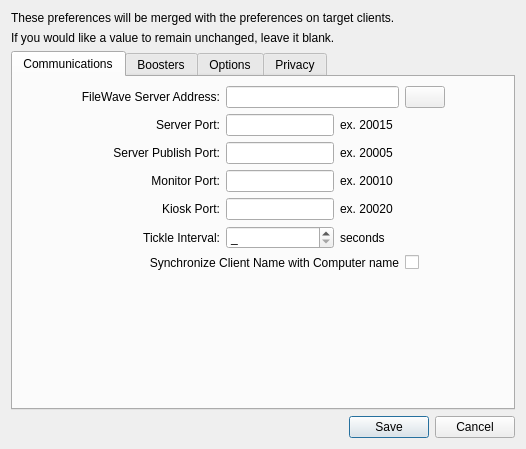
<?xml version="1.0" encoding="UTF-8"?>
<ui version="4.0">
 <class>PrefsEditorDlg</class>
 <widget class="QWidget" name="PrefsEditorDlg">
  <property name="geometry">
   <rect>
    <x>0</x>
    <y>0</y>
    <width>526</width>
    <height>449</height>
   </rect>
  </property>
  <property name="windowTitle">
   <string>Superprefs Editor</string>
  </property>
  <layout class="QVBoxLayout" name="verticalLayout">
   <item>
    <widget class="QLabel" name="label_7">
     <property name="text">
      <string>These preferences will be merged with the preferences on target clients.</string>
     </property>
    </widget>
   </item>
   <item>
    <widget class="QLabel" name="label_8">
     <property name="text">
      <string>If you would like a value to remain unchanged, leave it blank.</string>
     </property>
    </widget>
   </item>
   <item>
    <widget class="QTabWidget" name="tabWidget">
     <property name="currentIndex">
      <number>0</number>
     </property>
     <widget class="QWidget" name="tab">
      <attribute name="title">
       <string>Communications</string>
      </attribute>
      <layout class="QGridLayout" name="gridLayout">
       <item row="0" column="2" colspan="3">
        <widget class="QLineEdit" name="lineEditServerAddress">
         <property name="text">
          <string/>
         </property>
        </widget>
       </item>
       <item row="4" column="3">
        <widget class="QLabel" name="smallLabel_5">
         <property name="text">
          <string>ex. 20020</string>
         </property>
        </widget>
       </item>
       <item row="1" column="1">
        <widget class="QLabel" name="label_2">
         <property name="text">
          <string>Server Port:</string>
         </property>
         <property name="alignment">
          <set>Qt::AlignRight|Qt::AlignTrailing|Qt::AlignVCenter</set>
         </property>
         <property name="buddy">
          <cstring>serverPort</cstring>
         </property>
        </widget>
       </item>
       <item row="0" column="1">
        <widget class="QLabel" name="label">
         <property name="text">
          <string>FileWave Server Address:</string>
         </property>
         <property name="alignment">
          <set>Qt::AlignRight|Qt::AlignTrailing|Qt::AlignVCenter</set>
         </property>
         <property name="buddy">
          <cstring>lineEditServerAddress</cstring>
         </property>
        </widget>
       </item>
       <item row="2" column="3">
        <widget class="QLabel" name="smallLabelSrvPubPort">
         <property name="text">
          <string>ex. 20005</string>
         </property>
        </widget>
       </item>
       <item row="5" column="1">
        <widget class="QLabel" name="label_4">
         <property name="text">
          <string>Tickle Interval:</string>
         </property>
         <property name="alignment">
          <set>Qt::AlignRight|Qt::AlignTrailing|Qt::AlignVCenter</set>
         </property>
         <property name="buddy">
          <cstring>spinBoxTickleInterval</cstring>
         </property>
        </widget>
       </item>
       <item row="1" column="2">
        <widget class="QLineEdit" name="serverPort"/>
       </item>
       <item row="6" column="5">
        <widget class="QCheckBox" name="checkBoxSynchronizeClientName">
         <property name="text">
          <string/>
         </property>
         <property name="tristate">
          <bool>true</bool>
         </property>
        </widget>
       </item>
       <item row="6" column="1" colspan="4">
        <widget class="QLabel" name="label_6">
         <property name="text">
          <string>Synchronize Client Name with Computer name</string>
         </property>
         <property name="alignment">
          <set>Qt::AlignRight|Qt::AlignTrailing|Qt::AlignVCenter</set>
         </property>
         <property name="buddy">
          <cstring>checkBoxSynchronizeClientName</cstring>
         </property>
        </widget>
       </item>
       <item row="7" column="5">
        <spacer name="verticalSpacer_3">
         <property name="orientation">
          <enum>Qt::Vertical</enum>
         </property>
         <property name="sizeHint" stdset="0">
          <size>
           <width>20</width>
           <height>1</height>
          </size>
         </property>
        </spacer>
       </item>
       <item row="0" column="0">
        <spacer name="horizontalSpacer_4">
         <property name="orientation">
          <enum>Qt::Horizontal</enum>
         </property>
         <property name="sizeHint" stdset="0">
          <size>
           <width>1</width>
           <height>20</height>
          </size>
         </property>
        </spacer>
       </item>
       <item row="4" column="2">
        <widget class="QLineEdit" name="kioskPort"/>
       </item>
       <item row="0" column="5">
        <widget class="BonjourServiceView" name="bonjourView">
         <property name="text">
          <string/>
         </property>
        </widget>
       </item>
       <item row="3" column="1">
        <widget class="QLabel" name="label_3">
         <property name="text">
          <string>Monitor Port:</string>
         </property>
         <property name="alignment">
          <set>Qt::AlignRight|Qt::AlignTrailing|Qt::AlignVCenter</set>
         </property>
         <property name="buddy">
          <cstring>monitorPort</cstring>
         </property>
        </widget>
       </item>
       <item row="0" column="6">
        <spacer name="horizontalSpacer_3">
         <property name="orientation">
          <enum>Qt::Horizontal</enum>
         </property>
         <property name="sizeHint" stdset="0">
          <size>
           <width>1</width>
           <height>20</height>
          </size>
         </property>
        </spacer>
       </item>
       <item row="2" column="2">
        <widget class="QLineEdit" name="serverPublishPort"/>
       </item>
       <item row="3" column="2">
        <widget class="QLineEdit" name="monitorPort"/>
       </item>
       <item row="1" column="3" colspan="3">
        <widget class="QLabel" name="smallLabel">
         <property name="text">
          <string>ex. 20015</string>
         </property>
        </widget>
       </item>
       <item row="3" column="3" colspan="3">
        <widget class="QLabel" name="smallLabel_2">
         <property name="text">
          <string>ex. 20010</string>
         </property>
        </widget>
       </item>
       <item row="5" column="3" colspan="3">
        <widget class="QLabel" name="label_9">
         <property name="text">
          <string>seconds</string>
         </property>
        </widget>
       </item>
       <item row="5" column="2">
        <widget class="QSpinBox" name="spinBoxTickleInterval">
         <property name="specialValueText">
          <string>_</string>
         </property>
         <property name="maximum">
          <number>28800</number>
         </property>
        </widget>
       </item>
       <item row="4" column="1">
        <widget class="QLabel" name="label_24">
         <property name="text">
          <string>Kiosk Port:</string>
         </property>
         <property name="alignment">
          <set>Qt::AlignRight|Qt::AlignTrailing|Qt::AlignVCenter</set>
         </property>
         <property name="buddy">
          <cstring>kioskPort</cstring>
         </property>
        </widget>
       </item>
       <item row="2" column="1">
        <widget class="QLabel" name="label_5">
         <property name="text">
          <string>Server Publish Port:</string>
         </property>
         <property name="alignment">
          <set>Qt::AlignRight|Qt::AlignTrailing|Qt::AlignVCenter</set>
         </property>
        </widget>
       </item>
      </layout>
     </widget>
     <widget class="QWidget" name="tab_2">
      <attribute name="title">
       <string>Boosters</string>
      </attribute>
      <layout class="QGridLayout" name="gridLayout_2">
       <item row="4" column="4">
        <widget class="QSpinBox" name="boosterPubPort2">
         <property name="enabled">
          <bool>false</bool>
         </property>
         <property name="maximum">
          <number>65535</number>
         </property>
        </widget>
       </item>
       <item row="6" column="4">
        <widget class="QSpinBox" name="boosterPubPort4">
         <property name="enabled">
          <bool>false</bool>
         </property>
         <property name="maximum">
          <number>65535</number>
         </property>
        </widget>
       </item>
       <item row="5" column="1">
        <widget class="QLabel" name="label_15">
         <property name="text">
          <string>Booster 3:</string>
         </property>
         <property name="alignment">
          <set>Qt::AlignRight|Qt::AlignTrailing|Qt::AlignVCenter</set>
         </property>
         <property name="buddy">
          <cstring>lineEditBoosterAddress3</cstring>
         </property>
        </widget>
       </item>
       <item row="4" column="5">
        <widget class="BonjourServiceView" name="bonjourViewBooster2">
         <property name="sizePolicy">
          <sizepolicy hsizetype="Fixed" vsizetype="Fixed">
           <horstretch>0</horstretch>
           <verstretch>0</verstretch>
          </sizepolicy>
         </property>
         <property name="text">
          <string/>
         </property>
        </widget>
       </item>
       <item row="5" column="2">
        <widget class="QLineEdit" name="lineEditBoosterAddress3"/>
       </item>
       <item row="2" column="2">
        <widget class="QLineEdit" name="lineEditBoosterAddress1"/>
       </item>
       <item row="7" column="3">
        <widget class="QSpinBox" name="spinBoxBoosterPort5">
         <property name="specialValueText">
          <string/>
         </property>
         <property name="maximum">
          <number>65535</number>
         </property>
        </widget>
       </item>
       <item row="1" column="3">
        <widget class="QLabel" name="label_12">
         <property name="text">
          <string>Port</string>
         </property>
        </widget>
       </item>
       <item row="6" column="2">
        <widget class="QLineEdit" name="lineEditBoosterAddress4"/>
       </item>
       <item row="2" column="5">
        <widget class="BonjourServiceView" name="bonjourViewBooster1">
         <property name="sizePolicy">
          <sizepolicy hsizetype="Fixed" vsizetype="Fixed">
           <horstretch>0</horstretch>
           <verstretch>0</verstretch>
          </sizepolicy>
         </property>
         <property name="text">
          <string/>
         </property>
        </widget>
       </item>
       <item row="7" column="4">
        <widget class="QSpinBox" name="boosterPubPort5">
         <property name="enabled">
          <bool>false</bool>
         </property>
         <property name="maximum">
          <number>65535</number>
         </property>
        </widget>
       </item>
       <item row="1" column="4">
        <widget class="QLabel" name="label_33">
         <property name="text">
          <string>Publish Port</string>
         </property>
        </widget>
       </item>
       <item row="8" column="2">
        <spacer name="verticalSpacer">
         <property name="orientation">
          <enum>Qt::Vertical</enum>
         </property>
         <property name="sizeHint" stdset="0">
          <size>
           <width>20</width>
           <height>1</height>
          </size>
         </property>
        </spacer>
       </item>
       <item row="4" column="3">
        <widget class="QSpinBox" name="spinBoxBoosterPort2">
         <property name="specialValueText">
          <string/>
         </property>
         <property name="maximum">
          <number>65535</number>
         </property>
        </widget>
       </item>
       <item row="7" column="1">
        <widget class="QLabel" name="label_17">
         <property name="text">
          <string>Booster 5:</string>
         </property>
         <property name="alignment">
          <set>Qt::AlignRight|Qt::AlignTrailing|Qt::AlignVCenter</set>
         </property>
         <property name="buddy">
          <cstring>lineEditBoosterAddress5</cstring>
         </property>
        </widget>
       </item>
       <item row="6" column="1">
        <widget class="QLabel" name="label_16">
         <property name="text">
          <string>Booster 4:</string>
         </property>
         <property name="alignment">
          <set>Qt::AlignRight|Qt::AlignTrailing|Qt::AlignVCenter</set>
         </property>
         <property name="buddy">
          <cstring>lineEditBoosterAddress4</cstring>
         </property>
        </widget>
       </item>
       <item row="1" column="6">
        <spacer name="horizontalSpacer_5">
         <property name="orientation">
          <enum>Qt::Horizontal</enum>
         </property>
         <property name="sizeHint" stdset="0">
          <size>
           <width>1</width>
           <height>20</height>
          </size>
         </property>
        </spacer>
       </item>
       <item row="5" column="3">
        <widget class="QSpinBox" name="spinBoxBoosterPort3">
         <property name="specialValueText">
          <string/>
         </property>
         <property name="maximum">
          <number>65535</number>
         </property>
        </widget>
       </item>
       <item row="6" column="3">
        <widget class="QSpinBox" name="spinBoxBoosterPort4">
         <property name="specialValueText">
          <string/>
         </property>
         <property name="maximum">
          <number>65535</number>
         </property>
        </widget>
       </item>
       <item row="7" column="5">
        <widget class="BonjourServiceView" name="bonjourViewBooster5">
         <property name="sizePolicy">
          <sizepolicy hsizetype="Fixed" vsizetype="Fixed">
           <horstretch>0</horstretch>
           <verstretch>0</verstretch>
          </sizepolicy>
         </property>
         <property name="text">
          <string/>
         </property>
        </widget>
       </item>
       <item row="1" column="0">
        <spacer name="horizontalSpacer_6">
         <property name="orientation">
          <enum>Qt::Horizontal</enum>
         </property>
         <property name="sizeHint" stdset="0">
          <size>
           <width>1</width>
           <height>20</height>
          </size>
         </property>
        </spacer>
       </item>
       <item row="2" column="4">
        <widget class="QSpinBox" name="boosterPubPort1">
         <property name="maximum">
          <number>65535</number>
         </property>
        </widget>
       </item>
       <item row="2" column="1">
        <widget class="QLabel" name="label_13">
         <property name="text">
          <string>Booster 1:</string>
         </property>
         <property name="alignment">
          <set>Qt::AlignRight|Qt::AlignTrailing|Qt::AlignVCenter</set>
         </property>
         <property name="buddy">
          <cstring>lineEditBoosterAddress1</cstring>
         </property>
        </widget>
       </item>
       <item row="5" column="4">
        <widget class="QSpinBox" name="boosterPubPort3">
         <property name="enabled">
          <bool>false</bool>
         </property>
         <property name="maximum">
          <number>65535</number>
         </property>
        </widget>
       </item>
       <item row="7" column="2">
        <widget class="QLineEdit" name="lineEditBoosterAddress5"/>
       </item>
       <item row="4" column="1">
        <widget class="QLabel" name="label_14">
         <property name="text">
          <string>Booster 2:</string>
         </property>
         <property name="alignment">
          <set>Qt::AlignRight|Qt::AlignTrailing|Qt::AlignVCenter</set>
         </property>
         <property name="buddy">
          <cstring>lineEditBoosterAddress2</cstring>
         </property>
        </widget>
       </item>
       <item row="6" column="5">
        <widget class="BonjourServiceView" name="bonjourViewBooster4">
         <property name="sizePolicy">
          <sizepolicy hsizetype="Fixed" vsizetype="Fixed">
           <horstretch>0</horstretch>
           <verstretch>0</verstretch>
          </sizepolicy>
         </property>
         <property name="text">
          <string/>
         </property>
        </widget>
       </item>
       <item row="1" column="2">
        <widget class="QLabel" name="label_11">
         <property name="text">
          <string>IP or DNS Address:</string>
         </property>
        </widget>
       </item>
       <item row="5" column="5">
        <widget class="BonjourServiceView" name="bonjourViewBooster3">
         <property name="sizePolicy">
          <sizepolicy hsizetype="Fixed" vsizetype="Fixed">
           <horstretch>0</horstretch>
           <verstretch>0</verstretch>
          </sizepolicy>
         </property>
         <property name="text">
          <string/>
         </property>
        </widget>
       </item>
       <item row="4" column="2">
        <widget class="QLineEdit" name="lineEditBoosterAddress2"/>
       </item>
       <item row="2" column="3">
        <widget class="QSpinBox" name="spinBoxBoosterPort1">
         <property name="specialValueText">
          <string/>
         </property>
         <property name="maximum">
          <number>65535</number>
         </property>
        </widget>
       </item>
       <item row="0" column="2" colspan="3">
        <widget class="QCheckBox" name="boosterRouting">
         <property name="text">
          <string>Route server messages via boosters.</string>
         </property>
         <property name="tristate">
          <bool>true</bool>
         </property>
        </widget>
       </item>
      </layout>
     </widget>
     <widget class="QWidget" name="tab_3">
      <attribute name="title">
       <string>Options</string>
      </attribute>
      <layout class="QGridLayout" name="gridLayout_3">
       <item row="7" column="1">
        <spacer name="verticalSpacer_2">
         <property name="orientation">
          <enum>Qt::Vertical</enum>
         </property>
         <property name="sizeHint" stdset="0">
          <size>
           <width>20</width>
           <height>1</height>
          </size>
         </property>
        </spacer>
       </item>
       <item row="4" column="2" colspan="2">
        <widget class="QLineEdit" name="lineEditPassword">
         <property name="echoMode">
          <enum>QLineEdit::Password</enum>
         </property>
        </widget>
       </item>
       <item row="3" column="3">
        <widget class="QLabel" name="label_26">
         <property name="text">
          <string>MB</string>
         </property>
        </widget>
       </item>
       <item row="2" column="3">
        <widget class="QLabel" name="label_25">
         <property name="text">
          <string>minutes</string>
         </property>
        </widget>
       </item>
       <item row="6" column="1">
        <widget class="QLabel" name="label_23">
         <property name="text">
          <string>Priority:</string>
         </property>
         <property name="alignment">
          <set>Qt::AlignRight|Qt::AlignTrailing|Qt::AlignVCenter</set>
         </property>
        </widget>
       </item>
       <item row="6" column="2">
        <widget class="QSpinBox" name="spinBoxPriority">
         <property name="specialValueText">
          <string>_</string>
         </property>
         <property name="minimum">
          <number>-21</number>
         </property>
         <property name="maximum">
          <number>20</number>
         </property>
         <property name="value">
          <number>-21</number>
         </property>
        </widget>
       </item>
       <item row="4" column="1">
        <widget class="QLabel" name="label_21">
         <property name="text">
          <string>Password:</string>
         </property>
         <property name="alignment">
          <set>Qt::AlignRight|Qt::AlignTrailing|Qt::AlignVCenter</set>
         </property>
        </widget>
       </item>
       <item row="5" column="1">
        <widget class="QLabel" name="label_22">
         <property name="text">
          <string>Verify Password:</string>
         </property>
         <property name="alignment">
          <set>Qt::AlignRight|Qt::AlignTrailing|Qt::AlignVCenter</set>
         </property>
        </widget>
       </item>
       <item row="0" column="4">
        <spacer name="horizontalSpacer_2">
         <property name="orientation">
          <enum>Qt::Horizontal</enum>
         </property>
         <property name="sizeHint" stdset="0">
          <size>
           <width>1</width>
           <height>20</height>
          </size>
         </property>
        </spacer>
       </item>
       <item row="3" column="2">
        <widget class="QSpinBox" name="spinBoxFreeSpaceMargin">
         <property name="specialValueText">
          <string>_</string>
         </property>
         <property name="minimum">
          <number>49</number>
         </property>
         <property name="maximum">
          <number>9999999</number>
         </property>
        </widget>
       </item>
       <item row="2" column="2">
        <widget class="QSpinBox" name="spinBoxFileCheckInterval">
         <property name="specialValueText">
          <string>_</string>
         </property>
         <property name="minimum">
          <number>14</number>
         </property>
         <property name="maximum">
          <number>43200</number>
         </property>
         <property name="value">
          <number>14</number>
         </property>
        </widget>
       </item>
       <item row="5" column="2" colspan="2">
        <widget class="QLineEdit" name="lineEditVerifyPassword">
         <property name="echoMode">
          <enum>QLineEdit::Password</enum>
         </property>
        </widget>
       </item>
       <item row="2" column="1">
        <widget class="QLabel" name="label_19">
         <property name="text">
          <string>File Check Interval:</string>
         </property>
         <property name="alignment">
          <set>Qt::AlignRight|Qt::AlignTrailing|Qt::AlignVCenter</set>
         </property>
        </widget>
       </item>
       <item row="3" column="1">
        <widget class="QLabel" name="label_20">
         <property name="text">
          <string>Free Space Margin:</string>
         </property>
         <property name="alignment">
          <set>Qt::AlignRight|Qt::AlignTrailing|Qt::AlignVCenter</set>
         </property>
        </widget>
       </item>
       <item row="0" column="1">
        <widget class="QLabel" name="label_18">
         <property name="text">
          <string>Debug Level:</string>
         </property>
         <property name="alignment">
          <set>Qt::AlignRight|Qt::AlignTrailing|Qt::AlignVCenter</set>
         </property>
        </widget>
       </item>
       <item row="0" column="2">
        <widget class="QSpinBox" name="spinBoxDebugLevel">
         <property name="specialValueText">
          <string>_</string>
         </property>
         <property name="minimum">
          <number>9</number>
         </property>
        </widget>
       </item>
       <item row="0" column="0">
        <spacer name="horizontalSpacer">
         <property name="orientation">
          <enum>Qt::Horizontal</enum>
         </property>
         <property name="sizeHint" stdset="0">
          <size>
           <width>1</width>
           <height>20</height>
          </size>
         </property>
        </spacer>
       </item>
      </layout>
     </widget>
     <widget class="QWidget" name="tab_4">
      <attribute name="title">
       <string>Privacy</string>
      </attribute>
      <layout class="QVBoxLayout" name="verticalLayout_2">
       <item>
        <widget class="QGroupBox" name="groupBox">
         <property name="title">
          <string>Personal Data</string>
         </property>
         <layout class="QGridLayout" name="gridLayout_5">
          <item row="2" column="2">
           <spacer name="horizontalSpacer_7">
            <property name="orientation">
             <enum>Qt::Horizontal</enum>
            </property>
            <property name="sizeHint" stdset="0">
             <size>
              <width>40</width>
              <height>20</height>
             </size>
            </property>
           </spacer>
          </item>
          <item row="2" column="0">
           <widget class="QLabel" name="label_29">
            <property name="text">
             <string>Location refresh interval:</string>
            </property>
           </widget>
          </item>
          <item row="1" column="0" colspan="2">
           <widget class="QCheckBox" name="disablePersonalData">
            <property name="text">
             <string>Disable personal data collection</string>
            </property>
            <property name="tristate">
             <bool>true</bool>
            </property>
           </widget>
          </item>
          <item row="2" column="1">
           <widget class="QComboBox" name="cbLocationRefresh"/>
          </item>
          <item row="0" column="0" colspan="3">
           <widget class="QLabel" name="label_27">
            <property name="text">
             <string>&lt;html&gt;&lt;head/&gt;&lt;body&gt;&lt;p&gt;&lt;span style=&quot; font-style:italic;&quot;&gt;Collecting personal data may be disabled at an organization level. &lt;/span&gt;&lt;/p&gt;&lt;/body&gt;&lt;/html&gt;</string>
            </property>
           </widget>
          </item>
         </layout>
        </widget>
       </item>
       <item>
        <widget class="QGroupBox" name="groupBox_2">
         <property name="title">
          <string>Remote Sessions</string>
         </property>
         <layout class="QGridLayout" name="gridLayout_4">
          <item row="1" column="0" colspan="2">
           <widget class="QCheckBox" name="checkBoxTeamViewerPromptClient">
            <property name="text">
             <string>Prompt client for remote control access</string>
            </property>
            <property name="tristate">
             <bool>true</bool>
            </property>
           </widget>
          </item>
          <item row="0" column="1">
           <spacer name="horizontalSpacer_8">
            <property name="orientation">
             <enum>Qt::Horizontal</enum>
            </property>
            <property name="sizeHint" stdset="0">
             <size>
              <width>40</width>
              <height>20</height>
             </size>
            </property>
           </spacer>
          </item>
          <item row="0" column="0">
           <widget class="QCheckBox" name="checkBoxTeamViewerManaged">
            <property name="text">
             <string>Managed remote control</string>
            </property>
            <property name="tristate">
             <bool>true</bool>
            </property>
           </widget>
          </item>
         </layout>
        </widget>
       </item>
       <item>
        <spacer name="verticalSpacer_4">
         <property name="orientation">
          <enum>Qt::Vertical</enum>
         </property>
         <property name="sizeHint" stdset="0">
          <size>
           <width>20</width>
           <height>110</height>
          </size>
         </property>
        </spacer>
       </item>
      </layout>
     </widget>
    </widget>
   </item>
   <item>
    <widget class="QDialogButtonBox" name="buttonBox">
     <property name="standardButtons">
      <set>QDialogButtonBox::Cancel|QDialogButtonBox::Save</set>
     </property>
    </widget>
   </item>
  </layout>
 </widget>
 <customwidgets>
  <customwidget>
   <class>BonjourServiceView</class>
   <extends>QPushButton</extends>
   <header>FileWaveGuiLib/bonjour/bonjourserviceview.h</header>
  </customwidget>
 </customwidgets>
 <tabstops>
  <tabstop>tabWidget</tabstop>
  <tabstop>lineEditServerAddress</tabstop>
  <tabstop>bonjourView</tabstop>
  <tabstop>serverPort</tabstop>
  <tabstop>serverPublishPort</tabstop>
  <tabstop>monitorPort</tabstop>
  <tabstop>kioskPort</tabstop>
  <tabstop>spinBoxTickleInterval</tabstop>
  <tabstop>checkBoxSynchronizeClientName</tabstop>
  <tabstop>boosterRouting</tabstop>
  <tabstop>lineEditBoosterAddress1</tabstop>
  <tabstop>spinBoxBoosterPort1</tabstop>
  <tabstop>boosterPubPort1</tabstop>
  <tabstop>bonjourViewBooster1</tabstop>
  <tabstop>lineEditBoosterAddress2</tabstop>
  <tabstop>spinBoxBoosterPort2</tabstop>
  <tabstop>boosterPubPort2</tabstop>
  <tabstop>bonjourViewBooster2</tabstop>
  <tabstop>lineEditBoosterAddress3</tabstop>
  <tabstop>spinBoxBoosterPort3</tabstop>
  <tabstop>boosterPubPort3</tabstop>
  <tabstop>bonjourViewBooster3</tabstop>
  <tabstop>lineEditBoosterAddress4</tabstop>
  <tabstop>spinBoxBoosterPort4</tabstop>
  <tabstop>boosterPubPort4</tabstop>
  <tabstop>bonjourViewBooster4</tabstop>
  <tabstop>lineEditBoosterAddress5</tabstop>
  <tabstop>spinBoxBoosterPort5</tabstop>
  <tabstop>boosterPubPort5</tabstop>
  <tabstop>bonjourViewBooster5</tabstop>
  <tabstop>spinBoxDebugLevel</tabstop>
  <tabstop>spinBoxFileCheckInterval</tabstop>
  <tabstop>spinBoxFreeSpaceMargin</tabstop>
  <tabstop>lineEditPassword</tabstop>
  <tabstop>lineEditVerifyPassword</tabstop>
  <tabstop>spinBoxPriority</tabstop>
  <tabstop>disablePersonalData</tabstop>
  <tabstop>cbLocationRefresh</tabstop>
  <tabstop>checkBoxTeamViewerManaged</tabstop>
  <tabstop>checkBoxTeamViewerPromptClient</tabstop>
 </tabstops>
 <resources/>
 <connections/>
</ui>
